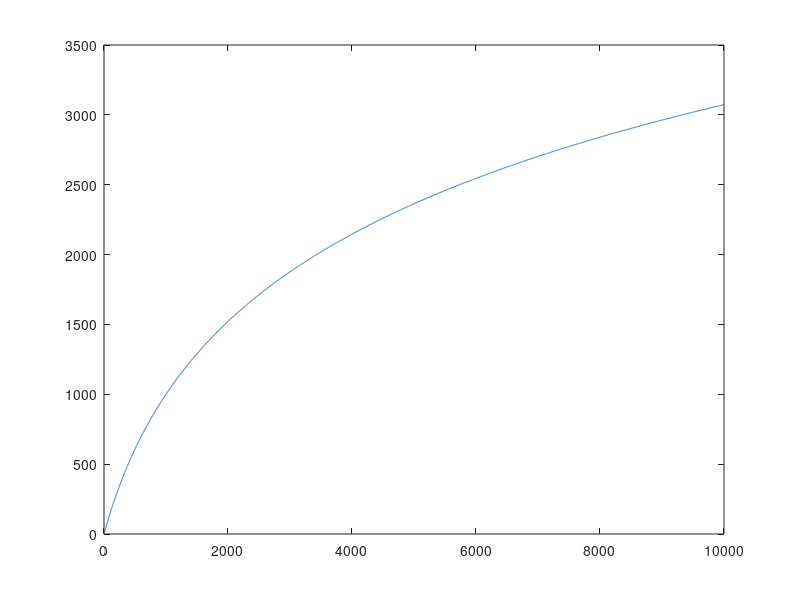

Here is the MATLAB script that generated this plot:
lowFreq = 0;
highFreq = 10000;


f=linspace(lowFreq,highFreq,10000);
mel = log(1+f/700)*1127.01048;

figure();
plot(f, mel);





% freq Tick Marks

% xticks([-3*pi -2*pi -pi 0 pi 2*pi 3*pi])

% mel Tick Marks
% filtersMel = ([200 400 1500 1700 2500 2700]);
% filtersMel = [100 200];
% num_filt = 20;
% melIdx = linspace(0,mel(end),num_filt+2);

% yticks(filtersMel);





